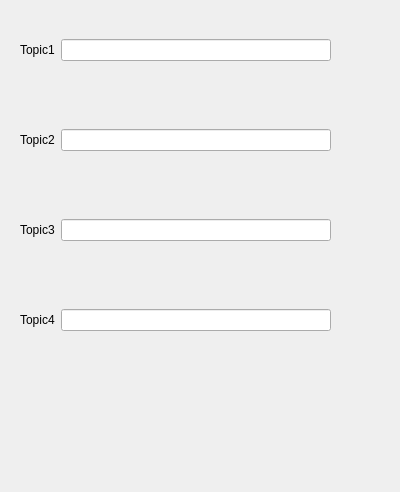
<?xml version="1.0" encoding="UTF-8"?>
<ui version="4.0">
 <class>Dialog</class>
 <widget class="QDialog" name="Dialog">
  <property name="geometry">
   <rect>
    <x>0</x>
    <y>0</y>
    <width>400</width>
    <height>492</height>
   </rect>
  </property>
  <property name="windowTitle">
   <string>Dialog</string>
  </property>
  <widget class="QWidget" name="horizontalLayoutWidget">
   <property name="geometry">
    <rect>
     <x>20</x>
     <y>10</y>
     <width>311</width>
     <height>80</height>
    </rect>
   </property>
   <layout class="QHBoxLayout" name="horizontalLayout">
    <item>
     <widget class="QLabel" name="label">
      <property name="text">
       <string>Topic1</string>
      </property>
     </widget>
    </item>
    <item>
     <widget class="QLineEdit" name="Topic1Text"/>
    </item>
   </layout>
  </widget>
  <widget class="QWidget" name="horizontalLayoutWidget_2">
   <property name="geometry">
    <rect>
     <x>20</x>
     <y>100</y>
     <width>311</width>
     <height>80</height>
    </rect>
   </property>
   <layout class="QHBoxLayout" name="horizontalLayout_2">
    <item>
     <widget class="QLabel" name="label_2">
      <property name="text">
       <string>Topic2</string>
      </property>
     </widget>
    </item>
    <item>
     <widget class="QLineEdit" name="Topic2Text"/>
    </item>
   </layout>
  </widget>
  <widget class="QWidget" name="horizontalLayoutWidget_3">
   <property name="geometry">
    <rect>
     <x>20</x>
     <y>280</y>
     <width>311</width>
     <height>80</height>
    </rect>
   </property>
   <layout class="QHBoxLayout" name="horizontalLayout_3">
    <item>
     <widget class="QLabel" name="label_4">
      <property name="text">
       <string>Topic4</string>
      </property>
     </widget>
    </item>
    <item>
     <widget class="QLineEdit" name="Topic4Text"/>
    </item>
   </layout>
  </widget>
  <widget class="QWidget" name="horizontalLayoutWidget_4">
   <property name="geometry">
    <rect>
     <x>20</x>
     <y>190</y>
     <width>311</width>
     <height>80</height>
    </rect>
   </property>
   <layout class="QHBoxLayout" name="horizontalLayout_4">
    <item>
     <widget class="QLabel" name="label_3">
      <property name="text">
       <string>Topic3</string>
      </property>
     </widget>
    </item>
    <item>
     <widget class="QLineEdit" name="Topic3Text"/>
    </item>
   </layout>
  </widget>
 </widget>
 <resources/>
 <connections/>
</ui>
